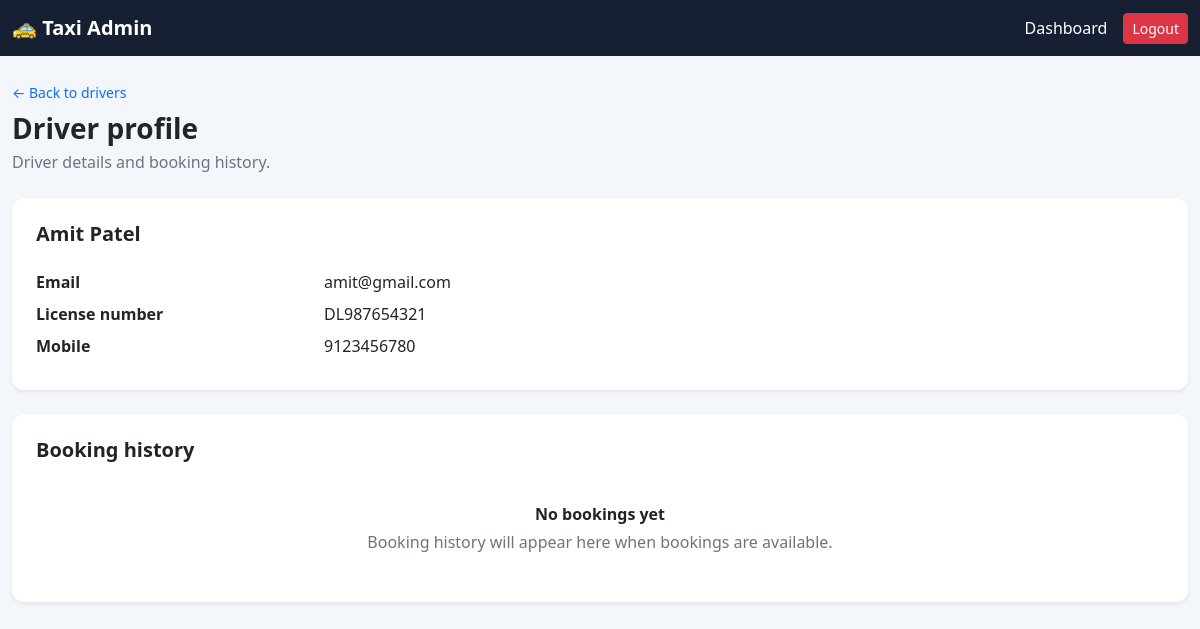
Page /drivers/2/ (signed in) on the committed database.
### core/models.py (models this page shows, shortened)
class Driver(models.Model):
    name = models.CharField(max_length=100)
    email = models.EmailField(unique=True)
    license_number = models.CharField(
        max_length=50,
        unique=True
    )
    mobile = models.CharField(max_length=15)
    password = models.CharField(max_length=128)

### core/views.py (the view)
@user_passes_test(lambda user: user.is_authenticated and user.is_staff,
                  login_url='admin_login')
def admin_driver_detail(request, driver_id):
    driver = get_object_or_404(Driver, pk=driver_id)
    return render(
        request,
        'core/admin_driver_detail.html',
        {'driver': driver},
    )

### core/templates/core/admin_driver_detail.html (shortened to what this page needs)
<!DOCTYPE html>
<html lang="en">
<head>
    <link href="https://cdn.jsdelivr.net/npm/bootstrap@5.3.3/dist/css/bootstrap.min.css"
          rel="stylesheet">
</head>
<body>
<nav class="navbar navbar-dark admin-navbar">
    <div class="container-xxl">
        <a class="navbar-brand fw-bold" href="{% url 'admin_dashboard' %}">
            🚕 Taxi Admin
        </a>
        <div class="d-flex align-items-center gap-3">
            <a class="nav-link text-white" href="{% url 'admin_dashboard' %}">
                Dashboard
            </a>
            <form method="POST" action="{% url 'admin_logout' %}">
                <button type="submit" class="btn btn-danger btn-sm">Logout</button>
            </form>
        </div>
    </div>
</nav>
<main class="container-xxl py-4">
    <header class="mb-4">
        <a class="text-decoration-none small" href="{% url 'admin_drivers' %}">
            &larr; Back to drivers
        </a>
        <h1 class="h3 fw-bold mt-2 mb-1">Driver profile</h1>
        <p class="text-secondary mb-0">Driver details and booking history.</p>
    </header>
    <section class="card page-card shadow-sm mb-4" aria-label="Driver details">
        <div class="card-body p-4">
            <h2 class="h5 fw-bold mb-4">{{ driver.name }}</h2>
            <dl class="row mb-0">
                <dt class="col-sm-4 col-lg-3">Email</dt>
                <dd class="col-sm-8 col-lg-9">{{ driver.email }}</dd>
                <dt class="col-sm-4 col-lg-3">License number</dt>
                <dd class="col-sm-8 col-lg-9">{{ driver.license_number }}</dd>
                <dt class="col-sm-4 col-lg-3">Mobile</dt>
                <dd class="col-sm-8 col-lg-9">{{ driver.mobile }}</dd>
            </dl>
        </div>
    </section>
    <section class="card page-card shadow-sm" aria-label="Booking history">
        <div class="card-body p-4">
            <h2 class="h5 fw-bold mb-3">Booking history</h2>
            <div class="text-center py-4">
                <p class="fw-semibold mb-1">No bookings yet</p>
                <p class="text-secondary mb-0">
                    Booking history will appear here when bookings are available.
                </p>
            </div>
        </div>
    </section>
</main>
</body>
</html>

### core/templates/core/admin_driver_detail.html (style rules this page uses)
body { background: #f3f6fa; }
.admin-navbar { background: #172033; }
.page-card { border: 0; border-radius: 12px; }

### rows in the picture
Driver: name "Amit Patel", email "amit@gmail.com", license_number "DL987654321", mobile "9123456780"
